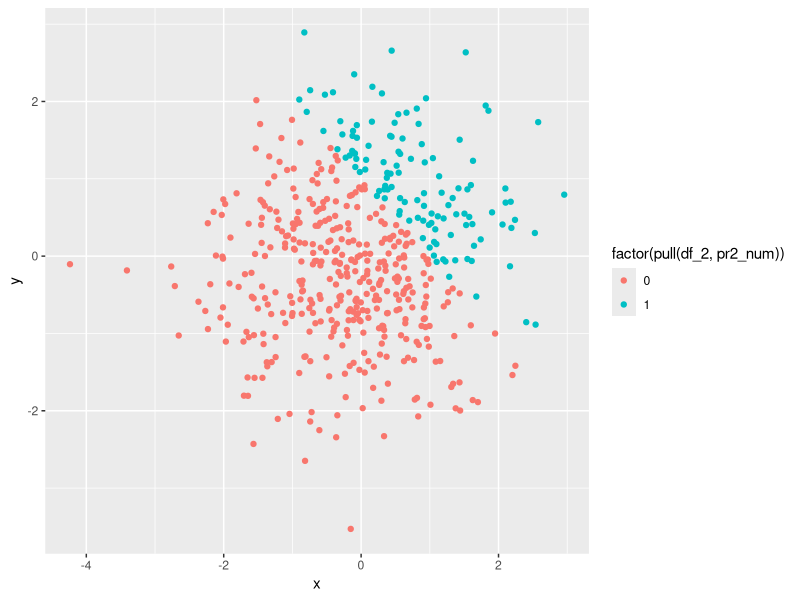
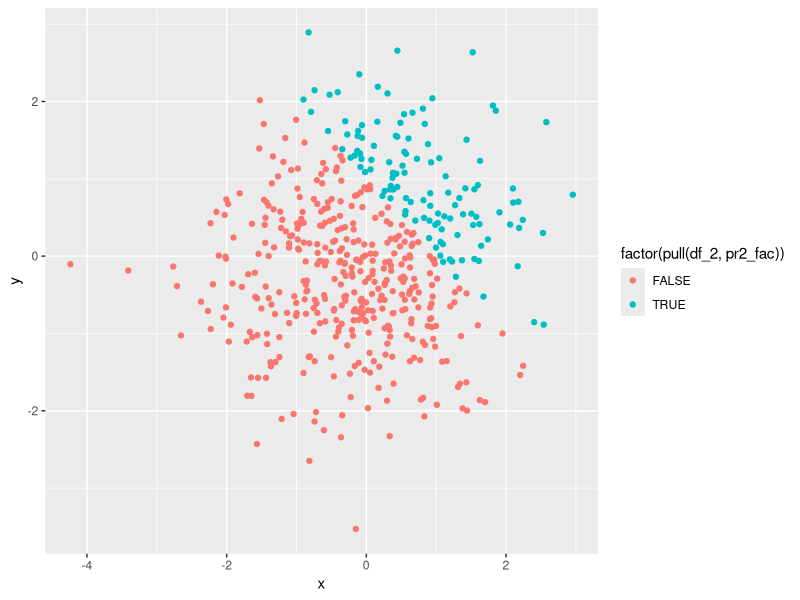
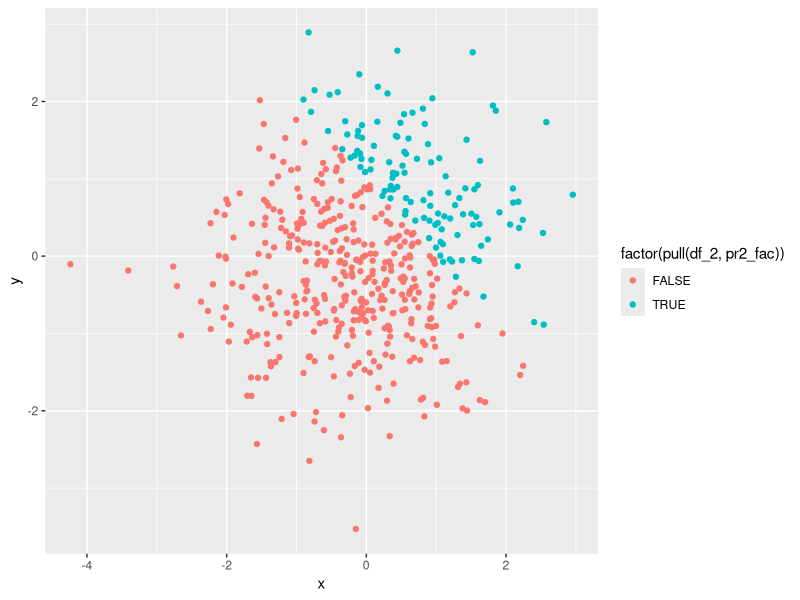

Source code (R) for these figures, in order:
## ---- chunk 1
library(tidyverse)

df_1 = tibble(
  pr1_rand = rnorm(8),
  pr1_log = pr1_rand > 0,
  pr1_char = "Hi there",
  pr1_fact = factor(c(1, 2, 3, 2, 3, 1, 2, 1))
)
## ---- chunk 2
mean(pull(df_1, pr1_rand))
mean(pull(df_1, pr1_log))
mean(pull(df_1, pr1_char))
mean(pull(df_1, pr1_fact))
## ---- chunk 3
as.numeric(pull(df_1, pr1_log)) * pull(df_1, pr1_rand)
as.factor(pull(df_1, pr1_log)) * pull(df_1, pr1_rand)
as.numeric(as.factor(pull(df_1, pr1_log)))
## ---- chunk 4
df_2 = tibble(
  x = rnorm(500),
  y = rnorm(500),
  pr2_log = x + y > 1,
  pr2_num = as.numeric(pr2_log),
  pr2_fac = as.factor(pr2_log)
)

## ---- chunk 5
plot_1 = ggplot(df_2, aes(x = x, y = y, color = 'red')) + geom_point()

ggplot(df_2, aes(x = x, y = y, color = factor(pull(df_2, pr2_num)))) + geom_point()

ggplot(df_2, aes(x = x, y = y, color = factor(pull(df_2, pr2_fac)))) + geom_point()
## ---- chunk 6
ggsave("plot_1.png")
